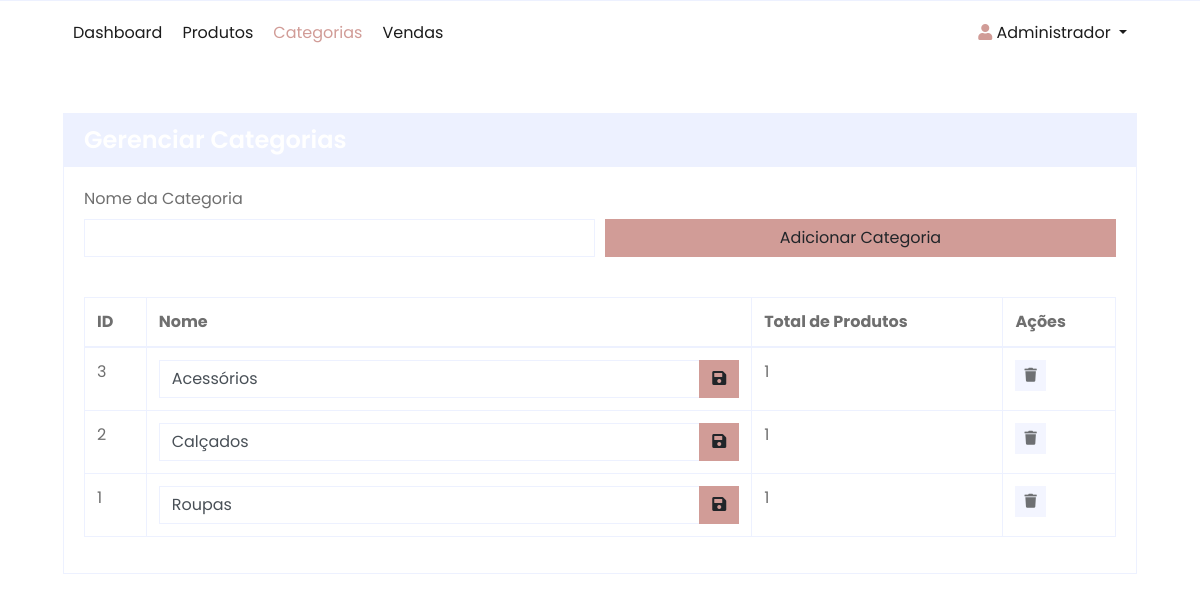
Page /admin/categorias/index.php (signed in) on the committed database.
### tables this page shows
CREATE TABLE IF NOT EXISTS categorias (
    id INT AUTO_INCREMENT PRIMARY KEY,
    nome VARCHAR(255) NOT NULL
);

### admin/categorias/index.php (the view, shortened to what this page needs)
<?php
require_once '../../config.php';
$sql = "SELECT c.*, COUNT(p.id) as total_produtos
        FROM categorias c
        LEFT JOIN produtos p ON c.id = p.categoria_id
        GROUP BY c.id
        ORDER BY c.nome";
$categories = $conn->query($sql);
?>
<!DOCTYPE html>
<html lang="pt-BR">
<head>
    <link href="https://cdnjs.cloudflare.com/ajax/libs/font-awesome/5.10.0/css/all.min.css" rel="stylesheet">
    <link href="../../css/style.css" rel="stylesheet">
</head>
<body>
    <div class="container-fluid">
        <div class="row border-top px-xl-5">
            <div class="col-lg-12">
                <nav class="navbar navbar-expand-lg bg-light navbar-light py-3 py-lg-0 px-0">
                    <div class="collapse navbar-collapse justify-content-between" id="navbarCollapse">
                        <div class="navbar-nav mr-auto py-0">
                            <a href="../dashboard.php" class="nav-item nav-link">Dashboard</a>
                            <a href="../produtos/index.php" class="nav-item nav-link">Produtos</a>
                            <a href="index.php" class="nav-item nav-link active">Categorias</a>
                            <a href="../vendas/index.php" class="nav-item nav-link">Vendas</a>
                        </div>
                        <div class="navbar-nav ml-auto py-0">
                            <div class="nav-item dropdown">
                                <a href="#" class="nav-link dropdown-toggle" data-toggle="dropdown">
                                    <i class="fa fa-user text-primary"></i> <?php echo htmlspecialchars($_SESSION['user_nome']); ?>
                                </a>
                            </div>
                        </div>
                    </div>
                </nav>
            </div>
        </div>
    </div>
    <div class="container-fluid pt-5">
        <div class="row px-xl-5">
            <div class="col-lg-12">
                <div class="card border-secondary">
                    <div class="card-header bg-secondary border-0">
                        <h4 class="font-weight-semi-bold m-0 text-white">Gerenciar Categorias</h4>
                    </div>
                    <div class="card-body">
                        <form action="" method="POST" class="mb-4">
                            <div class="form-row">
                                <div class="col-md-6">
                                    <div class="form-group">
                                        <label>Nome da Categoria</label>
                                        <input type="text" class="form-control" name="nome" required>
                                    </div>
                                </div>
                                <div class="col-md-6">
                                    <div class="form-group">
                                        <label>&nbsp;</label>
                                        <button type="submit" class="btn btn-primary btn-block">Adicionar Categoria</button>
                                    </div>
                                </div>
                            </div>
                        </form>
                        <div class="table-responsive">
                            <table class="table table-bordered">
                                <thead class="bg-light">
                                    <tr>
                                        <th>ID</th>
                                        <th>Nome</th>
                                        <th>Total de Produtos</th>
                                        <th>Ações</th>
                                    </tr>
                                </thead>
                                <tbody>
                                    <?php while($category = $categories->fetch_assoc()): ?>
                                    <tr>
                                        <td><?php echo $category['id']; ?></td>
                                        <td>
                                            <form action="" method="POST" class="d-inline">
                                                <div class="input-group">
                                                    <input type="text" class="form-control" name="nome" value="<?php echo htmlspecialchars($category['nome']); ?>" required>
                                                    <div class="input-group-append">
                                                        <button type="submit" class="btn btn-primary">
                                                            <i class="fa fa-save"></i>
                                                        </button>
                                                    </div>
                                                </div>
                                            </form>
                                        </td>
                                        <td><?php echo $category['total_produtos']; ?></td>
                                        <td>
                                            <?php if ($category['total_produtos'] == 0): ?>
                                            <form action="" method="POST" class="d-inline" onsubmit="return confirm('Tem certeza que deseja excluir esta categoria?');">
                                                <input type="hidden" name="action" value="delete">
                                                <input type="hidden" name="id" value="<?php echo $category['id']; ?>">
                                                <button type="submit" class="btn btn-danger btn-sm">
                                                    <i class="fa fa-trash"></i>
                                                </button>
                                            </form>
                                            <?php else: ?>
                                            <button class="btn btn-secondary btn-sm" disabled title="Não é possível excluir categorias com produtos">
                                                <i class="fa fa-trash"></i>
                                            </button>
                                            <?php endif; ?>
                                        </td>
                                    </tr>
                                    <?php endwhile; ?>
                                </tbody>
                            </table>
                        </div>
                    </div>
                </div>
            </div>
        </div>
    </div>
</body>
</html>

### rows in the picture
categorias: id "3", nome "Acessórios", total_produtos "1"
categorias: id "2", nome "Calçados", total_produtos "1"
categorias: id "1", nome "Roupas", total_produtos "1"

### other values in the picture
$_SESSION['user_nome'] "Administrador"
